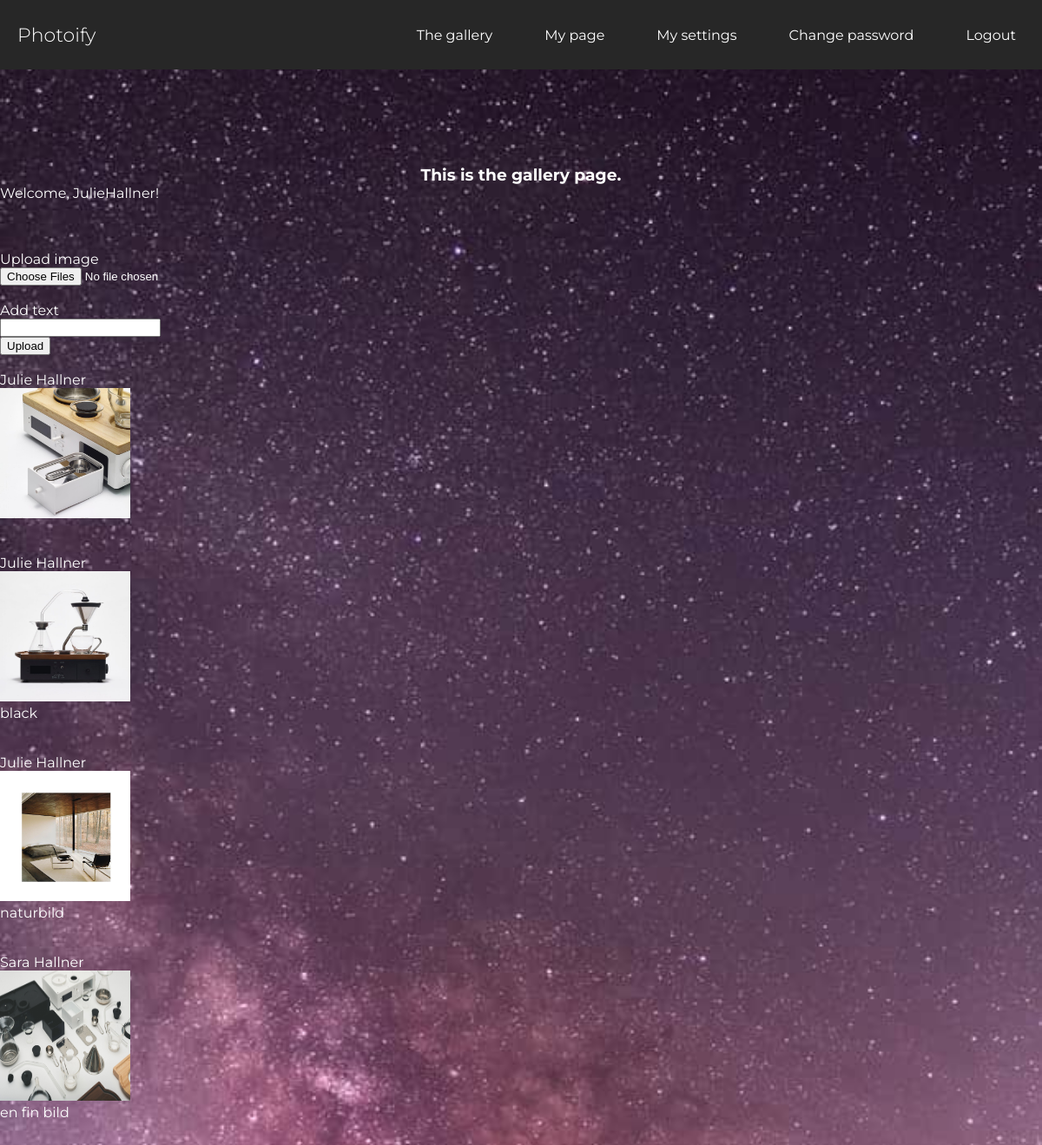
Screenshot of / (signed in) with the database file from the repository.
### tables this page shows
CREATE TABLE "posts" (
	`post_id`	INTEGER NOT NULL PRIMARY KEY AUTOINCREMENT,
	`post`	TEXT NOT NULL,
	`date`	TEXT,
	`user_id`	INTEGER,
	`content`	TEXT
);

CREATE TABLE "users" (
	`user_id`	INTEGER NOT NULL PRIMARY KEY AUTOINCREMENT,
	`first_name`	TEXT NOT NULL,
	`last_name`	TEXT NOT NULL,
	`profile_pic`	TEXT DEFAULT 'default_profile.jpg',
	`email`	TEXT NOT NULL UNIQUE,
	`password`	TEXT NOT NULL,
	`bio`	TEXT
);

### home.php (the view)
<article class="homepage">
    <h1>This is the gallery page.</h1>
    <?php if (isset($_SESSION['user'])): ?>
       <p>Welcome, <?php echo $_SESSION['user']['first_name'],$_SESSION['user']['last_name']; ?>!</p>
   <?php endif; ?>
<br><br><br>
<div class="gallery-page">
    <form action="app/posts/store.php" method="post" enctype="multipart/form-data">
             <div>
                 <p><label for="images">Upload image</label></p>
                 <input type="file"  value="upload file" name="post" id="images" accept=".png, .jpeg, .jpg" multiple required>
             </div><br>
             <div class="form-group">
                 <p>
                     <label>Add text</label><br>
                     <input type="text" name="content">
                 </p>
             </div>
             <button type="submit">Upload</button>
         </form>
         <br>
<?php
    $statement = $pdo->prepare('SELECT a.post, a.content, c.first_name, c.last_name FROM posts a
        LEFT JOIN users c ON a.user_id=c.user_id;');
        $statement->execute();
        $posts = $statement->fetchAll(PDO::FETCH_ASSOC);
 ?>
    <?php foreach ($posts as $post): ?>
        <p><?php echo $post['first_name'].' '. $post['last_name'];?></p>
        <img style="width: 150px; height: 150px;" class="gallery-pics" src="image/post/<?php echo $post['post'];?>" alt="photoify">
        <br>
        <p><?php echo $post['content'];?></p>
        <br>
        <br>
        <?php endforeach; ?>
    </div>
</article>

### views/header.php (shortened to what this page needs)
<!DOCTYPE html>
<html lang="en">
<head>
    <link rel="stylesheet" href="assets/styles/main.css">
</head>
<body>
    <?php require __DIR__.'/navigation.php'; ?>
    <div class="container">

### views/navigation.php (shortened to what this page needs)
<nav class="navbar">
      <a href="#" class="logo">Photoify</a>
        <ul class="main-nav" id="js-menu">
            <li>
                <?php if (isset($_SESSION['user'])): ?>
                    <a class="nav-link" href="/">The gallery</a>
                <?php else: ?>
                    <a class="nav-link" href="/index.php">Home</a>
                <?php endif; ?>
            </li>
            <li>
                <?php if (isset($_SESSION['user'])): ?>
                    <a class="nav-link" href="/mypage.php">My page</a>
                <?php else: ?>
                    <a class="nav-link" href="/about.php">About</a>
                <?php endif; ?>
            </li>
            <li>
                <?php if (isset($_SESSION['user'])): ?>
                    <a class="nav-link" href="/settings.php">My settings</a>
                <?php endif; ?>
            </li>
            <li>
                <?php if (isset($_SESSION['user'])): ?>
                    <a class="nav-link" href="/password.php">Change password</a>
                <?php endif; ?>
            </li>
            <li>
                <?php if (isset($_SESSION['user'])): ?>
                    <a class="nav-link" href="app/users/logout.php">Logout</a>
                <?php else: ?>
                    <a class="nav-link" href="/">Login</a>
                <?php endif; ?>
            </li>
        </ul>
</nav>

### index.php
<?php require __DIR__.'/views/header.php';
?>
<article>
    <?php
    if(isset($_SESSION['user'])):  ?>
    <?php require __DIR__.'/home.php'; ?>
    <?php
    else: ?>
        <?php require __DIR__.'/start.php'; ?>
    <?php endif; ?>
</article>
<?php require __DIR__.'/views/footer.php'; ?>

### views/footer.php (shortened to what this page needs)
</div>
</body>
</html>

### assets/styles/main.css (style rules this page uses)
* { box-sizing: border-box; margin: 0px; }
body { width: 100%; height: 100vh; background-color: white; display:flex; flex-direction: column; background-image: url("/image/bg_photoify2.jpg"); background-repeat: no-repeat; background-size: cover; font-family: 'Montserrat', sans-serif; }
.navbar { font-size: 16px; position: fixed; width: inherit; background-color: #272727; padding-bottom: 10px; }
.main-nav { list-style-type: none; display: none; }
.nav-link, .logo { text-decoration: none; color: white; }
.main-nav li { text-align: center; margin: 15px auto; }
.logo { display: inline-block; font-weight: 300; font-size: 22px; margin-top: 10px; margin-left: 20px; }
.container { margin: auto; width: 100%; height: 400px; }
.homepage { color: white; }
.homepage h1 { text-align: center; }
@media screen and (min-width: 700px) { * { box-sizing: border-box; margin: 0px; } }
@media screen and (min-width: 700px) { .navbar { display: flex; justify-content: space-between; padding-bottom: 0; height: 80px; align-items: center; } }
@media screen and (min-width: 700px) { .main-nav { display: flex; width: 100%; margin-right: 30px; flex-direction: row; justify-content: flex-end; } }
@media screen and (min-width: 700px) { .main-nav li { margin: 0; } }
@media screen and (min-width: 700px) { .nav-link { margin-left: 60px; } }
@media screen and (min-width: 700px) { .logo { margin-top: 0; } }
@media screen and (min-width: 700px) { .container { margin: auto; width: 100%; height: 420px; } }

### rows the page displays
posts: user.first_name "Julie", user.last_name "Hallner", post (picture)
posts: user.first_name "Julie", user.last_name "Hallner", post (picture), content "black"
posts: user.first_name "Julie", user.last_name "Hallner", post (picture), content "naturbild"
posts: user.first_name "Sara", user.last_name "Hallner", post (picture), content "en fin bild"

### other values shown
$_SESSION['user']['first_name'] "Julie"
$_SESSION['user']['last_name'] "Hallner"
